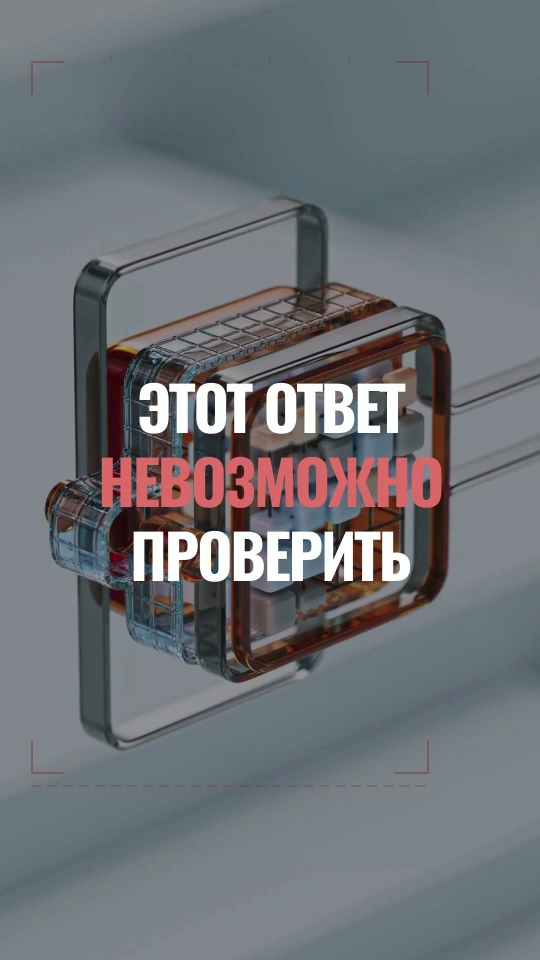
#> input picture assets/preview/redshift_0042/thumbnail.jpg, 1080 x 1920 px (shown at 1/2 size)
$ python -i ffmpeg.py   (imports and definitions only)
#> lines starting #> are read from the running program, lines starting #| are printed output that depends on the picture
### src/lib/logging.py
"""Структурное логирование с редактированием секретов.

§7.6: «Все ключи — GitHub Secrets, ни один не попадает в логи и артефакты».
Поэтому редактор секретов работает не на уровне «не логируй ключи», а на уровне
форматтера: любое значение известной секретной переменной окружения заменяется
на ``***`` в любом сообщении, куда бы оно ни попало.
"""

from __future__ import annotations

import json
import logging
import os
import re
import sys
import time
from pathlib import Path
from typing import Any, Iterable

_SECRET_ENV_HINTS = ("KEY", "TOKEN", "SECRET", "PASSWORD", "CREDENTIAL")
_MIN_SECRET_LEN = 8

_redaction_pattern: re.Pattern[str] | None = None
_extra_secrets: set[str] = set()


# [30 lines left out: functions _collect_secrets, register_secret, redact, not called in this run]


class JsonFormatter(logging.Formatter):
    """Одна строка = один JSON-объект. Удобно грепать в артефактах Actions."""

    # [13 lines left out: function format, not called in this run]


class PlainFormatter(logging.Formatter):
    # [9 lines left out: function format, not called in this run]


class _StepAdapter(logging.LoggerAdapter):
    """Логгер шага пайплайна: подмешивает step/video_id в каждую запись."""

    # [6 lines left out: function process, not called in this run]


_configured = False


def setup_logging(
    level: str = "INFO",
    *,
    json_output: bool = True,
    log_file: str | Path | None = None,
) -> None:
    global _configured
    root = logging.getLogger("redshift")
    root.handlers.clear()
    root.setLevel(getattr(logging, str(level).upper(), logging.INFO))
    root.propagate = False

    stream = logging.StreamHandler(sys.stderr)
    stream.setFormatter(JsonFormatter() if json_output else PlainFormatter())
    root.addHandler(stream)

    if log_file:
        Path(log_file).parent.mkdir(parents=True, exist_ok=True)
        fh = logging.FileHandler(log_file, encoding="utf-8")
        fh.setFormatter(JsonFormatter())
        root.addHandler(fh)
    _configured = True


def get_logger(name: str, **context: Any) -> logging.LoggerAdapter:
    if not _configured:
        setup_logging(json_output=False)
    return _StepAdapter(logging.getLogger(f"redshift.{name}"), context)


# [5 lines left out: function log_lines, not called in this run]

### src/lib/ffmpeg.py
"""Обёртка над ffmpeg/ffprobe.

Раннеры GitHub Actions — CPU-only (§10.5.1), поэтому вся тяжёлая геометрия
(масштаб, crop, Ken Burns, ресемпл до 30 fps) отдаётся ffmpeg, а покадровый
композитинг делает Python поверх уже нормализованных клипов.

Бинарь ищется в PATH, затем в imageio-ffmpeg (статическая сборка), затем в
переменных FFMPEG_BINARY/FFPROBE_BINARY.
"""

from __future__ import annotations

import json
import os
import shutil
import subprocess
from dataclasses import dataclass
from functools import lru_cache
from pathlib import Path
from typing import Any, Iterable, Sequence

from ..errors import RenderError
from .logging import get_logger

_log = get_logger("ffmpeg")


# [47 lines left out: functions ffmpeg_bin, ffprobe_bin, run, not called in this run]


@dataclass
class MediaInfo:
    path: str
    duration_sec: float
    width: int
    height: int
    fps: float
    has_video: bool
    has_audio: bool
    codec: str = ""
    audio_sample_rate: int = 0
    audio_channels: int = 0
    nb_frames: int = 0

    @property
    def is_vertical(self) -> bool:
        return self.height >= self.width

    @property
    def aspect(self) -> float:
        return (self.width / self.height) if self.height else 0.0


# [259 lines left out: functions _probe_via_ffprobe, _probe_via_ffmpeg, _parse_rate, probe, extract_frames_at, extract_audio_clip and 5 more, not called in this run]


# Отношение высоты головы (макушка → подбородок) к её ширине с волосами.
# Антропометрическая пропорция, и мерка в паре с ней одна — ширина.
HEAD_ASPECT = 1.35
# Доля от самой широкой строки, начиная с которой строка считается плато
# черепа: по этим строкам и меряется ширина головы.
PLATEAU_SHARE = 0.95


def head_box(src: str | Path, *, at_sec: float = 0.5,
             width: int = 180) -> tuple[int, int, int, int] | None:
    """Голова ведущего, измеренная по альфа-каналу. ``None`` — если альфы нет.

    Раньше положение головы бралось константой из брендбука (полоса
    ``avatar.face_band_y``), и приёмы ставились относительно догадки. На новом
    аватаре догадка разъехалась с кадром: слово «за головой» пришлось ей ровно
    поперёк, и «НЕЧЕМ» читалось как «НЕ⋯ЕМ». Догадка тут вообще лишняя — с
    рабочей альфой силуэт известен точно.

    **Ширина** читается силуэтом. Профиль у портрета начинается одинаково:
    макушка (узко) → череп (плато), и плато — первый максимум профиля. Плечи
    при этом не ищутся вовсе: «наибольший прирост ширины» одинаково хорошо
    указывает и на них, и на разлёт причёски сразу под макушкой, а какой из
    двух окажется круче — дело причёски. Проверено: на портрете плечи находились
    четырьмя строками ниже темени.

    Строка профиля — длина самого длинного сплошного отрезка, а не число
    непрозрачных точек. Разница вся в реквизите: стойка микрофона входит в кадр
    отдельной полосой, по сумме точек неотличимой от плеч, — отрезком она в
    профиле просто не участвует. По размаху строки коробка получалась вдвое
    шире головы (x1=1074 вместо 756).

    **Подбородок силуэтом не читается** — и это не недоработка, а свойство
    съёмки. В портретном плане шея закрыта плечами и воротником: ниже челюсти
    ширина не проваливается, а сразу растёт. Прежний поиск «самого узкого места
    между черепом и плечами» находил не подбородок, а скулы — коробка кончалась
    на верхней губе, круг садился на 60 px выше головы, и в кадре голова
    вылезала из круга снизу при пустоте сверху (видно на кадре).

    Поэтому высота считается от ширины: у человека расстояние от макушки до
    подбородка — около 1.35 ширины головы с волосами (:data:`HEAD_ASPECT`).
    Мерка тут одна — ширина, измеренная по альфе; пропорция только переводит её
    в высоту. Силуэт всё же имеет право оборвать коробку раньше: если ниже
    черепа столбцы головы **пусты** (голова висит отдельно от тела — так устроен
    синтетический фикстур), подбородок там, и пропорция не нужна.
    """
    try:
        import io

        import numpy as np
        from PIL import Image
    except Exception:                                        # noqa: BLE001
        return None

    src = Path(src)
    decoder = ["-c:v", "libvpx-vp9"] if src.suffix.lower() == ".webm" else []
    args = [ffmpeg_bin(), "-v", "error", "-ss", f"{max(0.0, at_sec):.3f}",
            *decoder, "-i", str(src), "-frames:v", "1",
            "-vf", f"alphaextract,scale={width}:-1", "-f", "image2pipe",
            "-vcodec", "png", "-"]
    proc = subprocess.run(args, stdout=subprocess.PIPE, stderr=subprocess.PIPE,
                          timeout=120)
    if proc.returncode != 0 or not proc.stdout:
        return None

    info = probe(src)
    mask = np.asarray(Image.open(io.BytesIO(proc.stdout)).convert("L")) > 16

    # [8 lines left out: function longest_run, not called in this run]

    # Профиль строится по самому длинному отрезку строки, а не по числу
    # непрозрачных точек в ней. Разница вся в реквизите: стойка микрофона
    # входит в кадр отдельной полосой, и в сумме точек она неотличима от
    # плеч — прежний профиль принимал её появление за начало плеч и обрывал
    # голову на скулах. Отрезком она просто не участвует.
    spans = [longest_run(row) for row in mask]
    rows = np.array([b - a for a, b in spans])
    filled = np.where(rows > 0)[0]
    if filled.size < 8:
        return None
    top, bottom = int(filled[0]), int(filled[-1])

    # Сглаживание обязательно: без него одиночная строка с волосами читается
    # как перелом профиля.
    window = max(3, mask.shape[0] // 60)
    smooth = np.convolve(rows.astype(float), np.ones(window) / window, mode="same")

    # Череп — первый максимум профиля под макушкой. Плечи здесь не ищутся
    # вовсе, и это осознанно: «наибольший прирост ширины» с одинаковым
    # успехом указывает и на плечи, и на разлёт причёски сразу под макушкой —
    # он не менее крутой. На синтетическом портрете так и вышло: плечи
    # находились на 4 строки ниже темени, и от головы оставалась макушка.
    widest, skull = 0.0, top
    plateau_end = bottom
    for y in range(top, bottom + 1):
        value = float(smooth[y])
        if value > widest:
            widest, skull = value, y
        elif value < widest * PLATEAU_SHARE:
            plateau_end = y
            break
    if widest <= 0:
        return None

    plateau = [y for y in range(top, max(top + 1, plateau_end))
               if smooth[y] >= PLATEAU_SHARE * widest]
    x0 = min(spans[y][0] for y in plateau)
    x1 = max(spans[y][1] for y in plateau)

    # Макушка пересчитывается по столбцам головы: первая непрозрачная строка
    # кадра может принадлежать реквизиту, а не ведущему.
    column = mask[:, x0:x1].any(axis=1)
    crown = int(np.argmax(column)) if column.any() else top

    # Подбородок ищется вниз по столбцам головы: голова кончается там, где под
    # ней ничего нет. У портрета такой строки не бывает — шею закрывают плечи,
    # и высота берётся пропорцией от измеренной ширины.
    below = np.where(~column[skull:])[0]
    ends = skull + int(below[0]) if below.size else bottom
    chin = min(ends, crown + int(round(HEAD_ASPECT * (x1 - x0))), bottom)

    scale = (info.width or width) / float(mask.shape[1])
    return (int(x0 * scale), int(crown * scale),
            int(x1 * scale), int(chin * scale))


# [4 lines left out: function has_encoder, not called in this run]

>>> import cv2
>>> picture = cv2.imread('../../assets/preview/redshift_0042/thumbnail.jpg', cv2.IMREAD_GRAYSCALE)
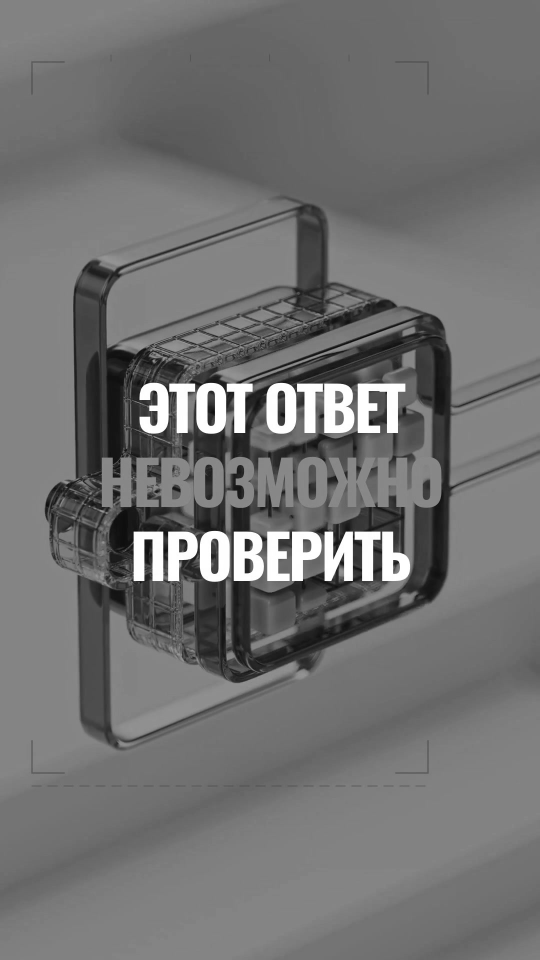
#> picture: shape (1920, 1080) (shown at 1/2 size); min 4, max 255, mean 113.4
>>> result = head_box(picture)
#> (the run stopped early here; a loop or call above may not have finished)
